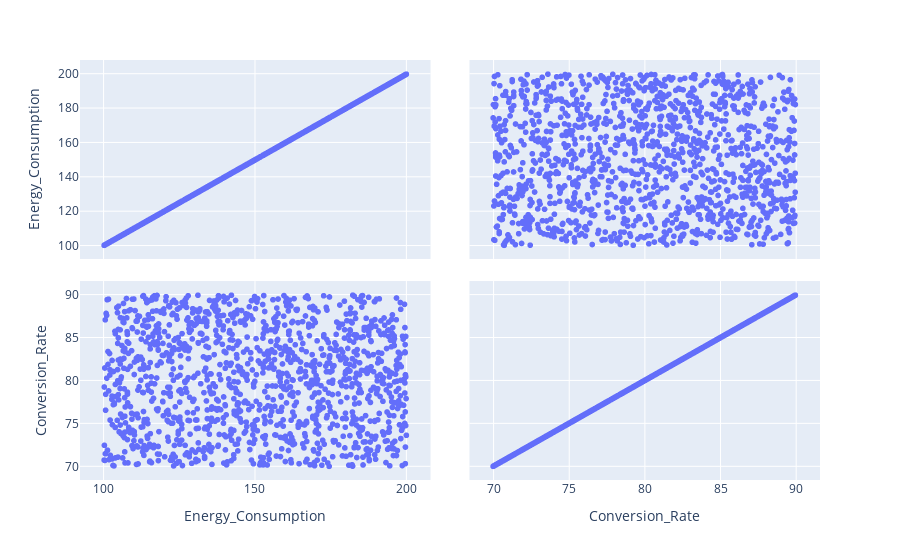

Source (notebook cell):
### Markdown cell above
The same can be seen for energy consumption.

### Code cell
px.scatter_matrix(df, dimensions=["Energy_Consumption", "Conversion_Rate"])

### Figure 1 — Plotly figure (JSON) as saved in the notebook; plotly's stock layout.template omitted (floating-point values rounded to 4 significant figures; data arrays with more than 128 entries replaced by an {"elided": "..."} marker saying what was removed)
{"data": [{"dimensions": [{"axis": {"matches": true}, "label": "Energy_Consumption", "values": {"elided": "1300 float values"}}, {"axis": {"matches": true}, "label": "Conversion_Rate", "values": {"elided": "1300 float values"}}], "hovertemplate": "%{xaxis.title.text}=%{x}<br>%{yaxis.title.text}=%{y}<extra></extra>", "legendgroup": "", "marker": {"color": "#636efa", "symbol": "circle"}, "name": "", "showlegend": false, "type": "splom"}], "layout": {"dragmode": "select", "legend": {"tracegroupgap": 0}, "margin": {"t": 60}}}
